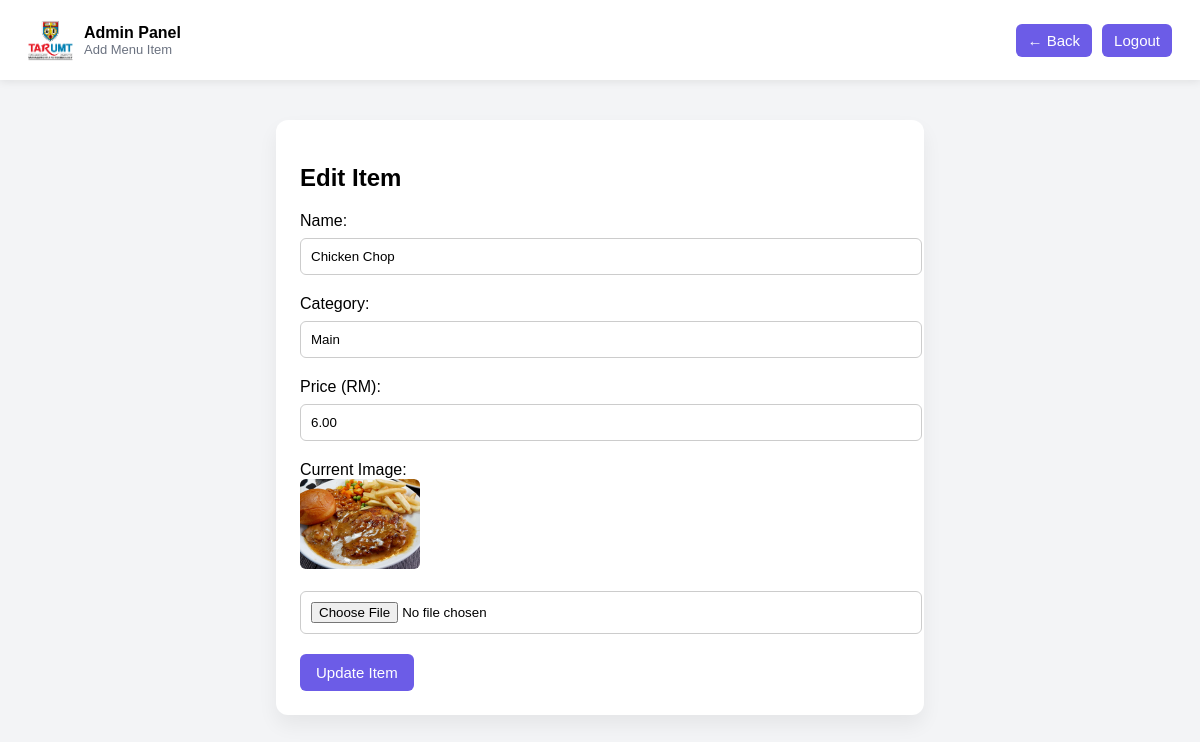
The page /myproject/admin_edit_item.php?id=2 (signed in) on the database its author committed.
### tables this page shows
CREATE TABLE `menu` (
  `id` int(11) NOT NULL,
  `name` varchar(255) DEFAULT NULL,
  `category` varchar(100) DEFAULT NULL,
  `price` decimal(10,2) DEFAULT NULL,
  `image` varchar(255) DEFAULT NULL
);

### myproject/admin_edit_item.php (the view, shortened to what this page needs)
<?php
require "db.php";
$id = intval($_GET['id']);
$stmt = $conn->prepare("SELECT * FROM menu WHERE id = ?");
$stmt->execute([$id]);
$item = $stmt->fetch(PDO::FETCH_ASSOC);
?>
<!doctype html>
<html>
<head>
</head>
<body>
<header>
    <div class="logo-box"><div class="logo"><img src="img/logo.jpg" class="logo-img"> </div>
        <div>
            <div style="font-weight:700;">Admin Panel</div>
            <div style="font-size:13px; color:#6b7280;">Add Menu Item</div>
        </div>
    </div>
    <div style="display:flex; gap:10px;">
        <button onclick="location.href='admin.php'"
                class="btn"
                style="width:auto; padding:8px 12px;">
            ← Back
        </button>
        <button onclick="location.href='logout.php'"
                class="btn"
                style="width:auto; padding:8px 12px;">
            Logout
        </button>
    </div>
</header>
<div class="container">
    <h2>Edit Item</h2>
    <form method="POST" enctype="multipart/form-data">
        <label>Name:</label>
        <input type="text" name="name" value="<?= htmlspecialchars($item['name']) ?>" required>
        <label>Category:</label>
        <input type="text" name="category" value="<?= htmlspecialchars($item['category']) ?>" required>
        <label>Price (RM):</label>
        <input type="number" step="0.01" name="price" value="<?= $item['price'] ?>" required>
        <label>Current Image:</label><br>
        <?php if ($item['image']): ?>
            <img class="thumb" src="uploads/<?= $item['image'] ?>">
        <?php else: ?>
            <p>No image uploaded</p>
        <?php endif; ?>
        <input type="file" name="image" accept="image/*">
        <button class="btn" type="submit">Update Item</button>
    </form>
</div>
</body>
</html>

### myproject/admin_edit_item.php (style rules this page uses)
body { font-family: Arial; background:#f3f4f6; margin:0; }
.container { max-width:600px; margin:40px auto; background:white; padding:24px; border-radius:12px; box-shadow:0 10px 20px rgba(0,0,0,0.06); }
header { display:flex; justify-content:space-between; align-items:center; padding:18px 28px; background:white; box-shadow:0 2px 8px rgba(0,0,0,0.08); }
.logo-box { display:flex; align-items:center; gap:12px }
.logo { width:44px; height:44px; display:flex; align-items:center; justify-content:center; font-weight:700; border-radius:8px; }
.logo-img { width: 55px; height: 55px; object-fit: cover; border-radius: 8px; }
input, select { width:100%; padding:10px; margin:8px 0 20px 0; border:1px solid #ccc; border-radius:6px; }
.btn { padding:10px 16px; border:none; cursor:pointer; border-radius:6px; background:#6c5ce7; color:white; font-size:15px; }
.thumb { width:120px; height:90px; object-fit:cover; border-radius:6px; margin-bottom:10px; }

### rows shown on the page
menu: name "Chicken Chop", category "Main", price "6.00", image (placeholder picture)
